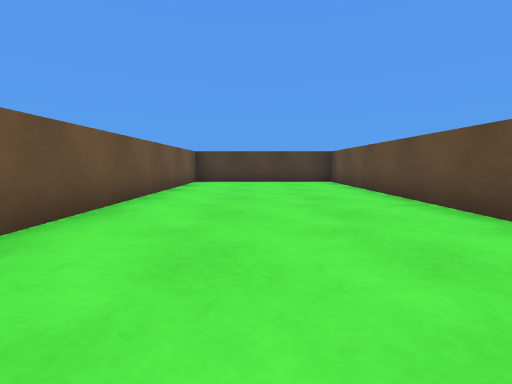
view 1 (above)

16 first-person views from a walk through a scene from a Unity 3-D project. The camera is 0.55 m above the floor, tilts 6° down and sees 90° across. The floor is counted in squares, 1 m on a side. Each view is taken from the middle of a square. On the plan, view 1 faces up. The plan holds only what a view shows up to about 9 squares ahead; the rest is blank. The player character is not drawn.

view 2
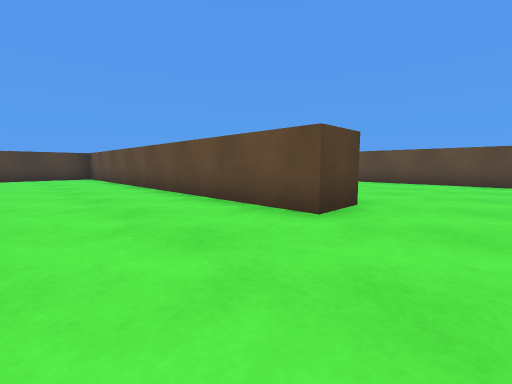

view 3
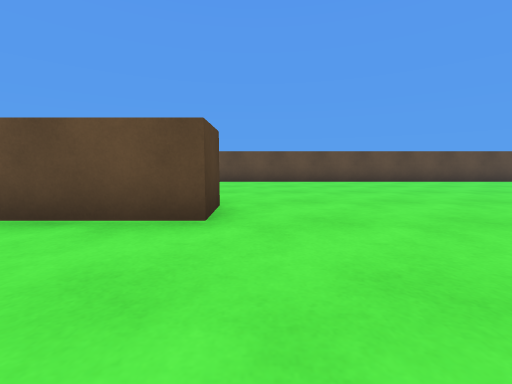

view 4
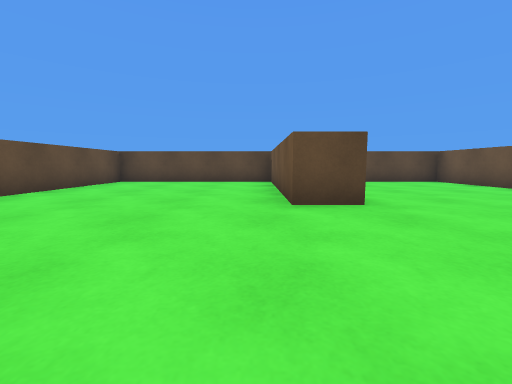

view 5
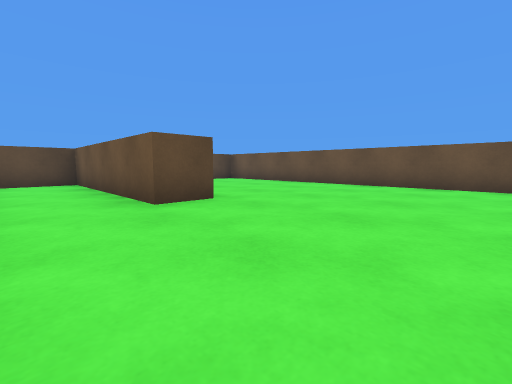

view 6
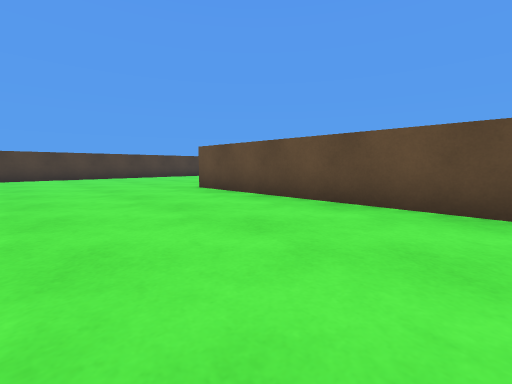

view 7
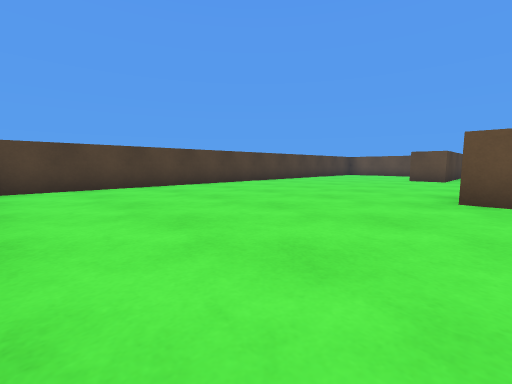

view 8
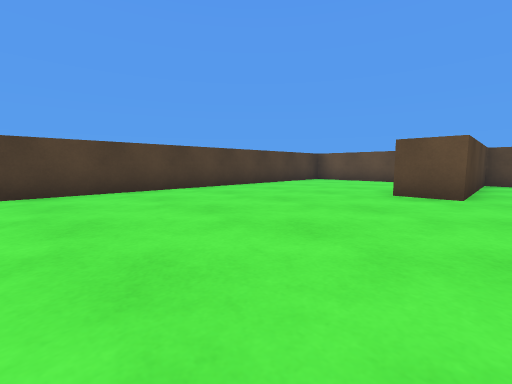

view 9
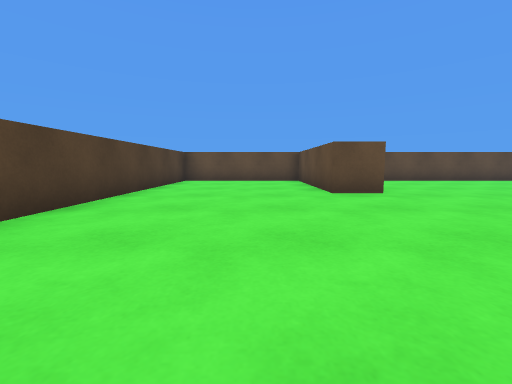

view 10
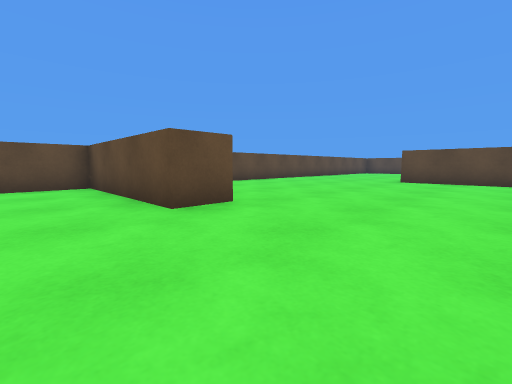

view 11
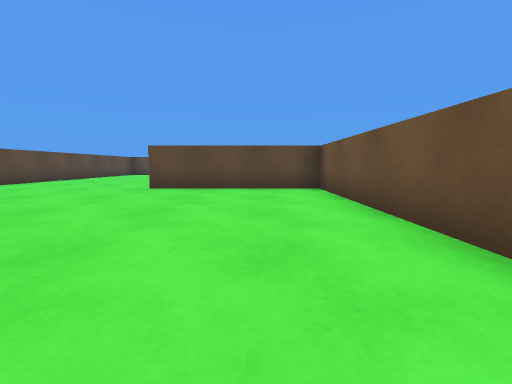

view 12
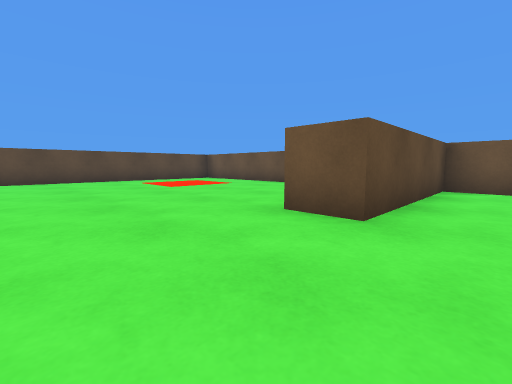

view 13
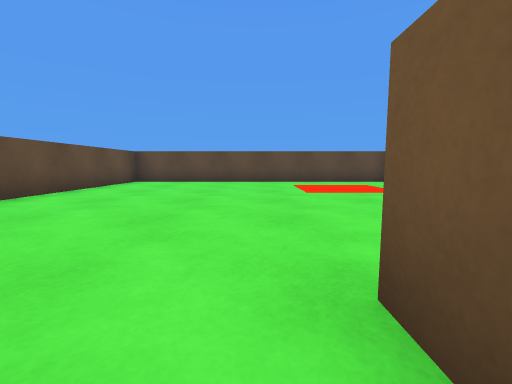

view 14
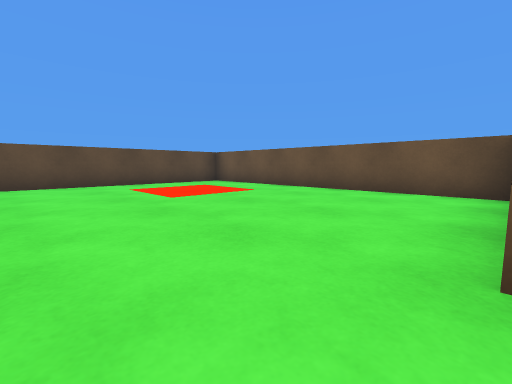

view 15
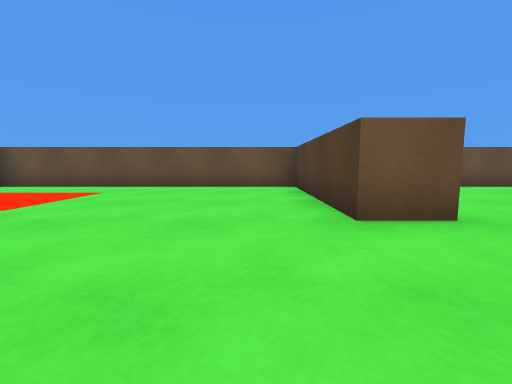

view 16
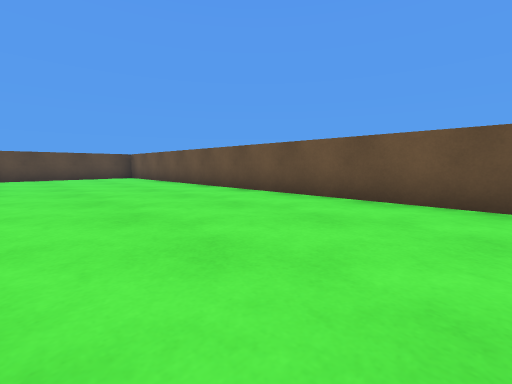

### Floor plan
Points are (right, up) in squares from view 1. A wall is a line through its corners. A room is listed if a view was taken in it or the views show most of it. See-through windows are left out.
Room 1 (views 1, 2, 3, 4, 5, 6, 7, 8, 9, 10, 11, 12, 13, 14, 15, 16)
walls: (9.5, 1.6) (9.5, -3) (13.5, -3) (13.5, -4) (9.5, -4) (9.5, -11.5) (18, -11.5) (18, 1.5); (3.6, -1.5) (2.5, -1.5) (2.5, 8.5) (-2, 8.5) (-2, 1.9); (2.4, -6.5) (3.5, -6.5) (3.5, -11.5) (8.5, -11.5) (8.5, 2.5); (-2, 0.1) (-2, -11.5) (2, -11.5); (18, 3) (18, 3.5) (14, 3.5) (14, 4.5) (18, 4.5) (18, 8.5) (3.9, 8.5)

Positions as (right, up) in squares from view 1, and headings:
1: (0, 0), facing up
2: (0, -3), facing up-right
3: (0, -2), facing right
4: (4, -3), facing down
5: (5, -3), facing down-left
6: (5, -3), facing up-right
7: (4, 2), facing up-right
8: (9, 3), facing up-right
9: (9, 6), facing right
10: (11, 6), facing down-right
11: (11, 3), facing down
12: (16, -2), facing down-left
13: (14, -3), facing down
14: (15, -4), facing down-left
15: (16, -5), facing left
16: (2, 0), facing down-left
